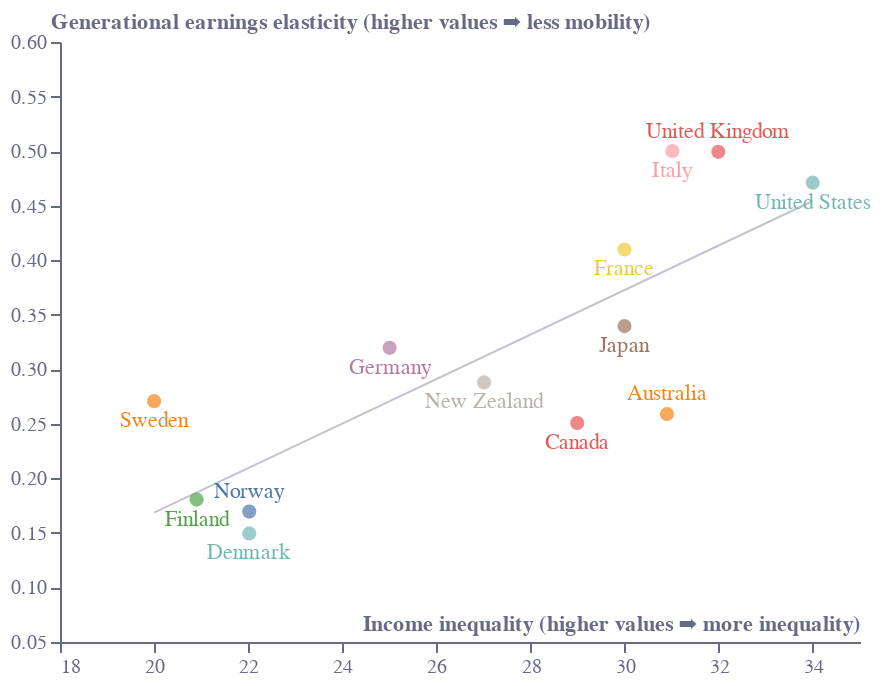

The notebook cell saved with this chart:
### Code cell
base = alt.Chart(f1).encode(
    x=alt.X(
        "inequality:Q",
        sort=[],
        axis=alt.Axis(
            grid=False,
            titleAlign="right",
            titleAnchor="end",
            title="Income inequality (higher values ➡ more inequality)",
            titleY=-15,
            # titleX=207,
            labelColor=colors["eco-gray"],
            titleColor=colors["eco-gray"],
            tickColor=colors["eco-gray"],
            domainColor=colors["eco-gray"],
            tickCount=10,
            orient="bottom",
            labelAngle=0,
        ),
        scale=alt.Scale(domain=[18, 35]),
    )
)
points = base.mark_circle(color=colors["eco-turquiose"],size=50).encode(
    y=alt.Y(
        "elasticity:Q",
        sort=[],
        axis=alt.Axis(
            grid=False,
            title="Generational earnings elasticity (higher values ➡ less mobility)",
            titleX=-5,
            titleY=-5,
            titleBaseline="bottom",
            titleAngle=0,
            titleAlign="left",
            labelColor=colors["eco-gray"],
            titleColor=colors["eco-gray"],
            tickColor=colors["eco-gray"],
            domainColor=colors["eco-gray"],
        ),
        scale=alt.Scale(domain=[0.05, 0.6]),
    ),
    color=alt.Color('country:N',legend=None)
)
reg=points.transform_regression('inequality', 'elasticity').mark_line(strokeWidth=1,stroke=colors["eco-gray"],opacity=0.4)
top=['United Kingdom','Australia','Norway', ]
bottom=['Sweden', 'Finland',  'Denmark', 'Germany', 'New Zealand',
       'Canada', 'Japan', 'France', 'Italy',
        'United States']
labels1 = points.mark_text(dy=10).encode(text='country:N').transform_filter(
    alt.FieldOneOfPredicate(field='country',oneOf=bottom)
)
labels2 = points.mark_text(dy=-10).encode(text='country:N').transform_filter(
    alt.FieldOneOfPredicate(field='country',oneOf=top)
)
layer1 = (
    ((reg+points+labels1+labels2).properties(height=300, width=400))
    .configure_view(stroke=None)
    .properties(title="")
)
layer1.save("visualisation/" + f + ".json")
layer1.save("visualisation/" + f + ".png")
open("README.md", "w").write(readme)
layer1

### Figure 1 — Vega-Lite specification as saved in the notebook (floating-point values rounded to 4 significant figures)
{"config": {"view": {"continuousWidth": 400, "continuousHeight": 300, "stroke": null}}, "layer": [{"mark": {"type": "line", "opacity": 0.4, "stroke": "#676A86", "strokeWidth": 1}, "encoding": {"color": {"field": "country", "legend": null, "type": "nominal"}, "x": {"axis": {"domainColor": "#676A86", "grid": false, "labelAngle": 0, "labelColor": "#676A86", "orient": "bottom", "tickColor": "#676A86", "tickCount": 10, "title": "Income inequality (higher values ➡ more inequality)", "titleAlign": "right", "titleAnchor": "end", "titleColor": "#676A86", "titleY": -15}, "field": "inequality", "scale": {"domain": [18, 35]}, "sort": [], "type": "quantitative"}, "y": {"axis": {"domainColor": "#676A86", "grid": false, "labelColor": "#676A86", "tickColor": "#676A86", "title": "Generational earnings elasticity (higher values ➡ less mobility)", "titleAlign": "left", "titleAngle": 0, "titleBaseline": "bottom", "titleColor": "#676A86", "titleX": -5, "titleY": -5}, "field": "elasticity", "scale": {"domain": [0.05, 0.6]}, "sort": [], "type": "quantitative"}}, "transform": [{"on": "inequality", "regression": "elasticity"}]}, {"mark": {"type": "circle", "color": "#36B7B4", "size": 50}, "encoding": {"color": {"field": "country", "legend": null, "type": "nominal"}, "x": {"axis": {"domainColor": "#676A86", "grid": false, "labelAngle": 0, "labelColor": "#676A86", "orient": "bottom", "tickColor": "#676A86", "tickCount": 10, "title": "Income inequality (higher values ➡ more inequality)", "titleAlign": "right", "titleAnchor": "end", "titleColor": "#676A86", "titleY": -15}, "field": "inequality", "scale": {"domain": [18, 35]}, "sort": [], "type": "quantitative"}, "y": {"axis": {"domainColor": "#676A86", "grid": false, "labelColor": "#676A86", "tickColor": "#676A86", "title": "Generational earnings elasticity (higher values ➡ less mobility)", "titleAlign": "left", "titleAngle": 0, "titleBaseline": "bottom", "titleColor": "#676A86", "titleX": -5, "titleY": -5}, "field": "elasticity", "scale": {"domain": [0.05, 0.6]}, "sort": [], "type": "quantitative"}}}, {"mark": {"type": "text", "dy": 10}, "encoding": {"color": {"field": "country", "legend": null, "type": "nominal"}, "text": {"field": "country", "type": "nominal"}, "x": {"axis": {"domainColor": "#676A86", "grid": false, "labelAngle": 0, "labelColor": "#676A86", "orient": "bottom", "tickColor": "#676A86", "tickCount": 10, "title": "Income inequality (higher values ➡ more inequality)", "titleAlign": "right", "titleAnchor": "end", "titleColor": "#676A86", "titleY": -15}, "field": "inequality", "scale": {"domain": [18, 35]}, "sort": [], "type": "quantitative"}, "y": {"axis": {"domainColor": "#676A86", "grid": false, "labelColor": "#676A86", "tickColor": "#676A86", "title": "Generational earnings elasticity (higher values ➡ less mobility)", "titleAlign": "left", "titleAngle": 0, "titleBaseline": "bottom", "titleColor": "#676A86", "titleX": -5, "titleY": -5}, "field": "elasticity", "scale": {"domain": [0.05, 0.6]}, "sort": [], "type": "quantitative"}}, "transform": [{"filter": {"field": "country", "oneOf": ["Sweden", "Finland", "Denmark", "Germany", "New Zealand", "Canada", "Japan", "France", "Italy", "United States"]}}]}, {"mark": {"type": "text", "dy": -10}, "encoding": {"color": {"field": "country", "legend": null, "type": "nominal"}, "text": {"field": "country", "type": "nominal"}, "x": {"axis": {"domainColor": "#676A86", "grid": false, "labelAngle": 0, "labelColor": "#676A86", "orient": "bottom", "tickColor": "#676A86", "tickCount": 10, "title": "Income inequality (higher values ➡ more inequality)", "titleAlign": "right", "titleAnchor": "end", "titleColor": "#676A86", "titleY": -15}, "field": "inequality", "scale": {"domain": [18, 35]}, "sort": [], "type": "quantitative"}, "y": {"axis": {"domainColor": "#676A86", "grid": false, "labelColor": "#676A86", "tickColor": "#676A86", "title": "Generational earnings elasticity (higher values ➡ less mobility)", "titleAlign": "left", "titleAngle": 0, "titleBaseline": "bottom", "titleColor": "#676A86", "titleX": -5, "titleY": -5}, "field": "elasticity", "scale": {"domain": [0.05, 0.6]}, "sort": [], "type": "quantitative"}}, "transform": [{"filter": {"field": "country", "oneOf": ["United Kingdom", "Australia", "Norway"]}}]}], "data": {"name": "data-3cfdfb131de8642ab7ff799b6d214964"}, "height": 300, "title": "", "width": 400, "$schema": "https://vega.github.io/schema/vega-lite/v4.17.0.json", "datasets": {"data-3cfdfb131de8642ab7ff799b6d214964": [{"inequality": 20.0, "elasticity": 0.2707, "country": "Sweden"}, {"inequality": 20.9, "elasticity": 0.1806, "country": "Finland"}, {"inequality": 22.02, "elasticity": 0.1695, "country": "Norway"}, {"inequality": 22.02, "elasticity": 0.1496, "country": "Denmark"}, {"inequality": 25.0, "elasticity": 0.3196, "country": "Germany"}, {"inequality": 27.01, "elasticity": 0.288, "country": "New Zealand"}, {"inequality": 28.99, "elasticity": 0.2508, "country": "Canada"}, {"inequality": 30.0, "elasticity": 0.3396, "country": "Japan"}, {"inequality": 30.0, "elasticity": 0.4098, "country": "France"}, {"inequality": 30.9, "elasticity": 0.259, "country": "Australia"}, {"inequality": 31.01, "elasticity": 0.5, "country": "Italy"}, {"inequality": 31.99, "elasticity": 0.4993, "country": "United Kingdom"}, {"inequality": 34.0, "elasticity": 0.4711, "country": "United States"}]}}
